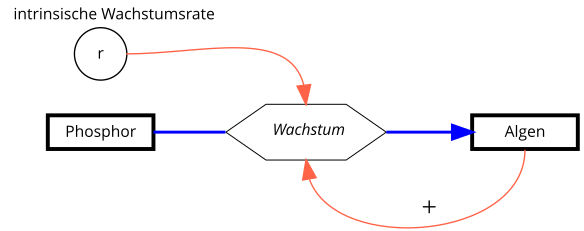

Recreate this plot in R.
library("DiagrammeR")
library(htmlwidgets)
library(webshot2)



graph <- "
digraph ressource_limited {

  graph [rankdir = 'LR', bgcolor='none', fontsize=10]

  node [shape = circle, height='0.2', fixedsize=false, fontsize=8, penwidth=0.7, fontname='Open Sans']
   r [xlabel='intrinsische Wachstumsrate']

  node [shape = box, penwidth=2]
    P [label='Phosphor']
    A [label='Algen']

  #node [shape = octagon, width=0.5, penwidth=0.5, style='rounded', fixedsize=true, height=0.25]
    #Source
    #Sink

  node [shape=hexagon, style='',width=0.5, penwidth=0.5, height=0.25]
    Wachstum [label=<<I>Wachstum</I>>]

  edge [penwidth=1.5]
    P -> Wachstum [dir = none, color = 'blue']# headclip=false]
    Wachstum -> A      [dir = left, color = 'blue']

  edge [penwidth=0.7, arrowhead=normal, tailport = 's', headport = 's', constraint = false, color=tomato]
    A -> Wachstum [label='+']

  edge [penwidth=0.7, arrowhead=normal, tailport = 'e', headport = 'n', constraint = false, color=tomato]
    r -> Wachstum
}"


fig <- grViz(graph)

print(fig)

temp_html <- "tmp.html"
saveWidget(widget = fig, file = temp_html)
webshot2::webshot(url = temp_html, file = "graph_resource.pdf")
